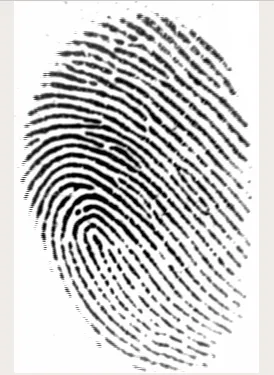
#> input picture modulo_3/seguranca_informacao/ciclo_2/fingerprint/finger-print.png, 274 x 375 px
$ python biometria.py
#> lines starting #> are read from the running program, lines starting #| are printed output that depends on the picture
# -*- coding: utf-8 -*-
"""Biometria.ipynb

Automatically generated by Colaboratory.

Original file is located at
    https://colab.research.google.com/drive/19jpVE8lh3hklofTkvxhHzqR4tTX3Uo7E
"""

import cv2
from google.colab.patches import cv2_imshow
import numpy as np
import os

test_original = cv2.imread("finger-print.png")
#> test_original is the input picture: shape (375, 274, 3); mean B, G, R 204.4, 204.9, 205.3
cv2_imshow(test_original)
cv2.waitKey(0)
cv2.destroyAllWindows()

match_points = []
for file in [file for file in os.listdir("./database")]:
    print(file)
    fingerprint_database_image = cv2.imread("./database/"+file)
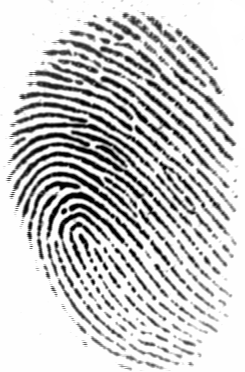
#> input picture modulo_3/seguranca_informacao/ciclo_2/fingerprint/database/1_1.tif, 245 x 372 px
#> fingerprint_database_image is the input picture: shape (372, 245, 3); min 1, max 255, mean 201.2

    sift = cv2.xfeatures2d.SIFT_create()

    keypoints_1, descriptors_1 = sift.detectAndCompute(test_original, None)
#> keypoints_1 = 1566 keypoints; strongest (x, y, size): (78, 212, 3.3), (109, 269, 2.9), (131, 251, 3.1), (114, 277, 2.7)
    print(keypoints_1)
#> (printed output is left out)
    keypoints_2, descriptors_2 = sift.detectAndCompute(fingerprint_database_image, None)
#> keypoints_2 = 1574 keypoints; strongest (x, y, size): (64, 211, 3.3), (95, 268, 2.9), (100, 276, 2.8), (117, 250, 3.2)
    print(keypoints_2)
    matches = cv2.FlannBasedMatcher(dict(algorithm=1, trees=10),
    dict()).knnMatch(descriptors_1, descriptors_2, k=2)
#> matches = 1566 matches


    for p, q in matches:
      if p.distance < 0.1*q.distance:
          match_points.append(p)
#> after the loop, match_points = 716 matches

keypoints = 0
if len(keypoints_1) <= len(keypoints_2):
  keypoints = len(keypoints_1)
#> keypoints = 1566
else:
  keypoints = len(keypoints_2)
print(keypoints)
print(len(match_points))
if (len(match_points) / keypoints)>0.3:
  print("% match: ", len(match_points) / keypoints * 100)
  print("Figerprint ID: " + str(file))
  result = cv2.drawMatches(test_original, keypoints_1, fingerprint_database_image, keypoints_2, match_points, None)
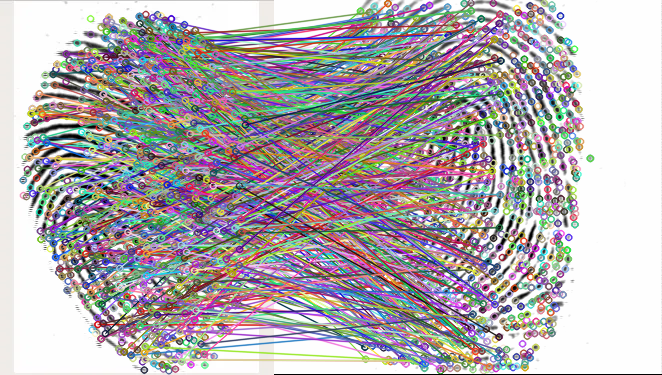
#> result: shape (375, 662, 3); mean B, G, R 175.7, 172, 177.5
  result = cv2.resize(result, None, fx=2.5, fy=2.5)
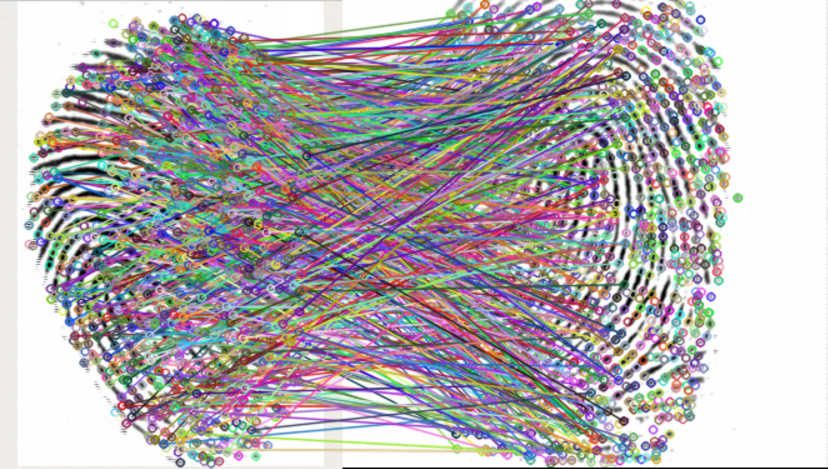
#> result: shape (938, 1655, 3) (shown at 1/2 size); mean B, G, R 175.6, 171.9, 177.4
  cv2_imshow(result)
  cv2.waitKey(0)
